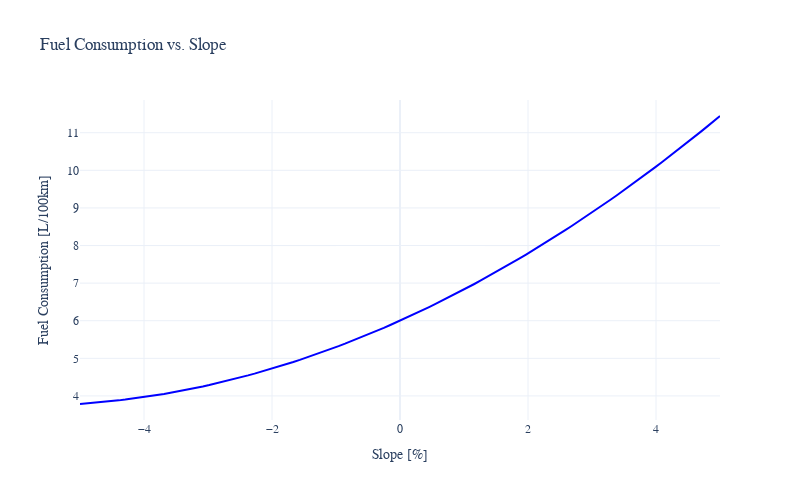

Here is the notebook cell this chart was saved with:
### Code cell
import numpy as np
import plotly.graph_objects as go

# Define the slope range
slope_range = np.linspace(-5, 5, 100)

# Calculate fuel consumption using the provided function
fuel_consumption = [get_fuel_consumption(slope) for slope in slope_range]

# Create a Plotly figure
fig = go.Figure()

# Add the fuel consumption line
fig.add_trace(go.Scatter(
    x=slope_range,
    y=fuel_consumption,
    mode='lines',
    line=dict(color='blue', width=2),
    name='Fuel Consumption'
))

# Update the layout
fig.update_layout(
    title="Fuel Consumption vs. Slope",
    xaxis_title="Slope [%]",
    yaxis_title="Fuel Consumption [L/100km]",
    template="plotly_white",
    font=dict(family="Montserrat, sans-serif", size=12),
    width=800,
    height=500
)

# Show the plot
fig.show()

### Figure 1 — Plotly figure (JSON) as saved in the notebook; plotly's stock layout.template omitted (floating-point values rounded to 4 significant figures)
{"data": [{"line": {"color": "blue", "width": 2}, "mode": "lines", "name": "Fuel Consumption", "type": "scatter", "x": [-5, -4.899, -4.798, -4.697, -4.596, -4.495, -4.394, -4.293, -4.192, -4.091, -3.99, -3.889, -3.788, -3.687, -3.586, -3.485, -3.384, -3.283, -3.182, -3.081, -2.98, -2.879, -2.778, -2.677, -2.576, -2.475, -2.374, -2.273, -2.172, -2.071, -1.97, -1.869, -1.768, -1.667, -1.566, -1.465, -1.364, -1.263, -1.162, -1.061, -0.9596, -0.8586, -0.7576, -0.6566, -0.5556, -0.4545, -0.3535, -0.2525, -0.1515, -0.05051, 0.05051, 0.1515, 0.2525, 0.3535, 0.4545, 0.5556, 0.6566, 0.7576, 0.8586, 0.9596, 1.061, 1.162, 1.263, 1.364, 1.465, 1.566, 1.667, 1.768, 1.869, 1.97, 2.071, 2.172, 2.273, 2.374, 2.475, 2.576, 2.677, 2.778, 2.879, 2.98, 3.081, 3.182, 3.283, 3.384, 3.485, 3.586, 3.687, 3.788, 3.889, 3.99, 4.091, 4.192, 4.293, 4.394, 4.495, 4.596, 4.697, 4.798, 4.899, 5], "y": [3.785, 3.798, 3.812, 3.827, 3.844, 3.862, 3.881, 3.902, 3.924, 3.947, 3.972, 3.998, 4.025, 4.054, 4.084, 4.115, 4.148, 4.182, 4.217, 4.253, 4.291, 4.33, 4.371, 4.412, 4.456, 4.5, 4.546, 4.593, 4.641, 4.691, 4.742, 4.794, 4.848, 4.903, 4.959, 5.017, 5.076, 5.136, 5.197, 5.26, 5.324, 5.39, 5.457, 5.525, 5.594, 5.665, 5.737, 5.811, 5.885, 5.961, 6.039, 6.118, 6.198, 6.279, 6.362, 6.445, 6.531, 6.617, 6.705, 6.795, 6.885, 6.977, 7.07, 7.165, 7.26, 7.358, 7.456, 7.556, 7.657, 7.759, 7.863, 7.968, 8.075, 8.182, 8.291, 8.402, 8.513, 8.626, 8.741, 8.856, 8.973, 9.091, 9.211, 9.332, 9.454, 9.577, 9.702, 9.828, 9.956, 10.08, 10.21, 10.35, 10.48, 10.61, 10.75, 10.89, 11.02, 11.16, 11.3, 11.45]}], "layout": {"font": {"family": "Montserrat, sans-serif", "size": 12}, "height": 500, "title": {"text": "Fuel Consumption vs. Slope"}, "width": 800, "xaxis": {"title": {"text": "Slope [%]"}}, "yaxis": {"title": {"text": "Fuel Consumption [L/100km]"}}}}
